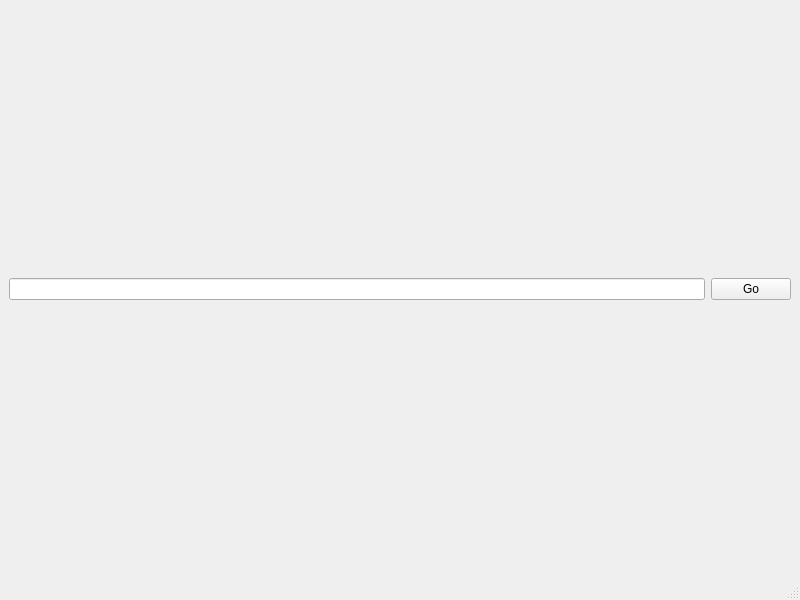
<?xml version="1.0" encoding="UTF-8"?>
<ui version="4.0">
 <class>MainWindow</class>
 <widget class="QMainWindow" name="MainWindow">
  <property name="geometry">
   <rect>
    <x>0</x>
    <y>0</y>
    <width>800</width>
    <height>600</height>
   </rect>
  </property>
  <property name="windowTitle">
   <string>MainWindow</string>
  </property>
  <widget class="QWidget" name="centralwidget">
   <layout class="QGridLayout" name="gridLayout_2">
    <item row="0" column="0">
     <layout class="QGridLayout" name="gridLayout">
      <item row="0" column="0" colspan="2">
       <layout class="QHBoxLayout" name="horizontalLayout">
        <item>
         <widget class="QLineEdit" name="edUrl"/>
        </item>
        <item>
         <widget class="QPushButton" name="btnGo">
          <property name="text">
           <string>Go</string>
          </property>
         </widget>
        </item>
       </layout>
      </item>
     </layout>
    </item>
    <item row="1" column="0">
     <layout class="QGridLayout" name="webLayout"/>
    </item>
   </layout>
  </widget>
  <widget class="QMenuBar" name="menubar">
   <property name="geometry">
    <rect>
     <x>0</x>
     <y>0</y>
     <width>800</width>
     <height>21</height>
    </rect>
   </property>
  </widget>
  <widget class="QStatusBar" name="statusbar"/>
 </widget>
 <resources/>
 <connections/>
</ui>
